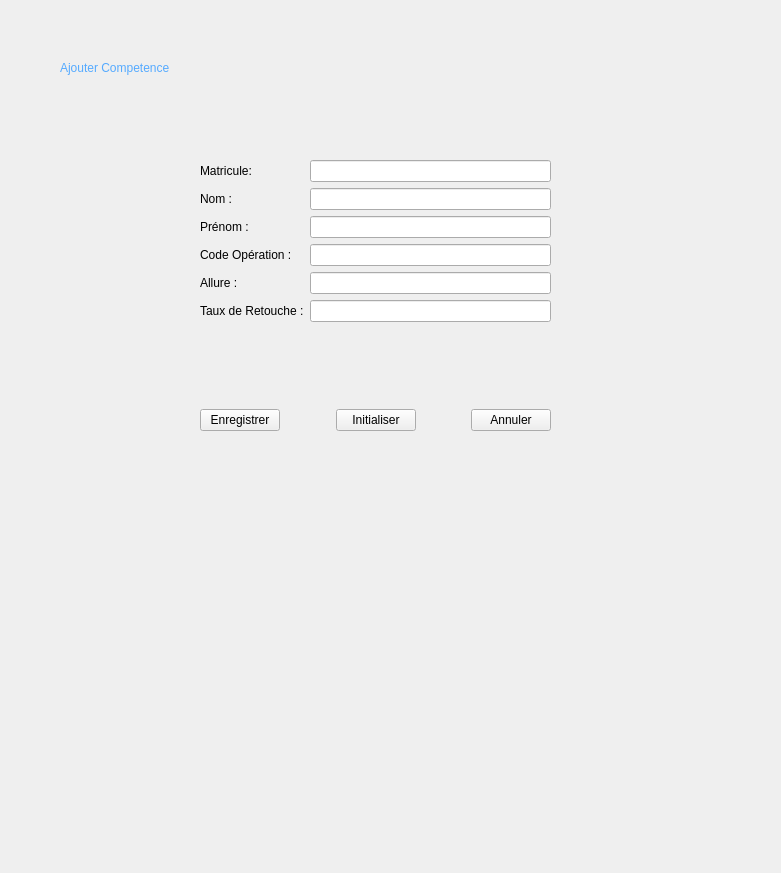
<?xml version="1.0" encoding="UTF-8"?>
<ui version="4.0">
 <class>Form</class>
 <widget class="QWidget" name="Form">
  <property name="geometry">
   <rect>
    <x>0</x>
    <y>0</y>
    <width>781</width>
    <height>873</height>
   </rect>
  </property>
  <property name="windowTitle">
   <string>Form</string>
  </property>
  <widget class="QWidget" name="formLayoutWidget_4">
   <property name="geometry">
    <rect>
     <x>200</x>
     <y>160</y>
     <width>351</width>
     <height>217</height>
    </rect>
   </property>
   <layout class="QFormLayout" name="formLayout_4">
    <property name="fieldGrowthPolicy">
     <enum>QFormLayout::AllNonFixedFieldsGrow</enum>
    </property>
    <item row="0" column="0">
     <widget class="QLabel" name="labelmat_cmp_aj">
      <property name="text">
       <string>Matricule:</string>
      </property>
     </widget>
    </item>
    <item row="0" column="1">
     <widget class="QLineEdit" name="cin_cmp_aj"/>
    </item>
    <item row="1" column="0">
     <widget class="QLabel" name="labelnom_cmp_aj">
      <property name="text">
       <string>Nom :</string>
      </property>
     </widget>
    </item>
    <item row="1" column="1">
     <widget class="QLineEdit" name="nom_cmp_aj"/>
    </item>
    <item row="2" column="0">
     <widget class="QLabel" name="labelprenom_cmp_aj">
      <property name="text">
       <string>Prénom : </string>
      </property>
     </widget>
    </item>
    <item row="2" column="1">
     <widget class="QLineEdit" name="prenom_cmp_aj"/>
    </item>
    <item row="3" column="1">
     <widget class="QLineEdit" name="op_cmp_aj"/>
    </item>
    <item row="4" column="0">
     <widget class="QLabel" name="labelallure_cmp_aj">
      <property name="text">
       <string>Allure :</string>
      </property>
     </widget>
    </item>
    <item row="4" column="1">
     <widget class="QLineEdit" name="allure_cmp_aj"/>
    </item>
    <item row="5" column="0">
     <widget class="QLabel" name="labelretouche_cmp_aj">
      <property name="text">
       <string>Taux de Retouche :</string>
      </property>
     </widget>
    </item>
    <item row="5" column="1">
     <widget class="QLineEdit" name="retouche_cmp_aj"/>
    </item>
    <item row="3" column="0">
     <widget class="QLabel" name="labelcode_cmp_aj">
      <property name="text">
       <string>Code Opération :</string>
      </property>
     </widget>
    </item>
   </layout>
  </widget>
  <widget class="QWidget" name="horizontalLayoutWidget_12">
   <property name="geometry">
    <rect>
     <x>200</x>
     <y>400</y>
     <width>351</width>
     <height>41</height>
    </rect>
   </property>
   <layout class="QHBoxLayout" name="horizontalLayout_9">
    <item>
     <widget class="QPushButton" name="enregistrer_cmp">
      <property name="text">
       <string>Enregistrer</string>
      </property>
     </widget>
    </item>
    <item>
     <spacer name="horizontalSpacer_18">
      <property name="orientation">
       <enum>Qt::Horizontal</enum>
      </property>
      <property name="sizeHint" stdset="0">
       <size>
        <width>40</width>
        <height>20</height>
       </size>
      </property>
     </spacer>
    </item>
    <item>
     <widget class="QPushButton" name="initialiser_aj_cmp">
      <property name="text">
       <string>Initialiser</string>
      </property>
     </widget>
    </item>
    <item>
     <spacer name="horizontalSpacer">
      <property name="orientation">
       <enum>Qt::Horizontal</enum>
      </property>
      <property name="sizeHint" stdset="0">
       <size>
        <width>40</width>
        <height>20</height>
       </size>
      </property>
     </spacer>
    </item>
    <item>
     <widget class="QPushButton" name="annuler_cmp">
      <property name="text">
       <string>Annuler</string>
      </property>
     </widget>
    </item>
   </layout>
  </widget>
  <widget class="QLabel" name="name_page_comp_aj">
   <property name="geometry">
    <rect>
     <x>60</x>
     <y>60</y>
     <width>151</width>
     <height>17</height>
    </rect>
   </property>
   <property name="text">
    <string>&lt;html&gt;&lt;head/&gt;&lt;body&gt;&lt;p&gt;&lt;span style=&quot; color:#55aaff;&quot;&gt;Ajouter Competence&lt;/span&gt;&lt;/p&gt;&lt;/body&gt;&lt;/html&gt;</string>
   </property>
  </widget>
 </widget>
 <resources/>
 <connections/>
</ui>
